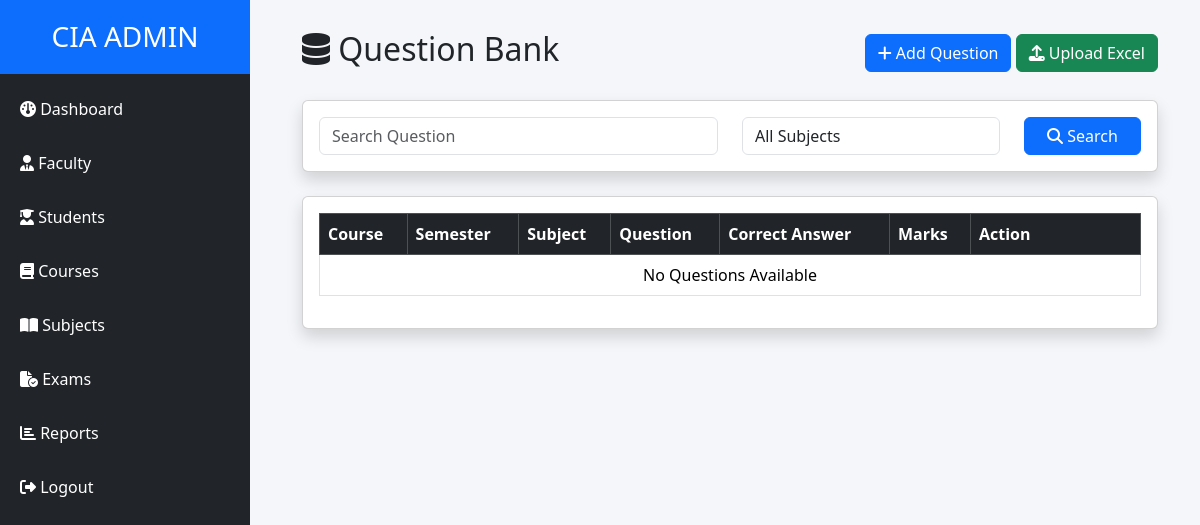
Page /admin-panel/question-bank/ (signed in) on the earlier database version.
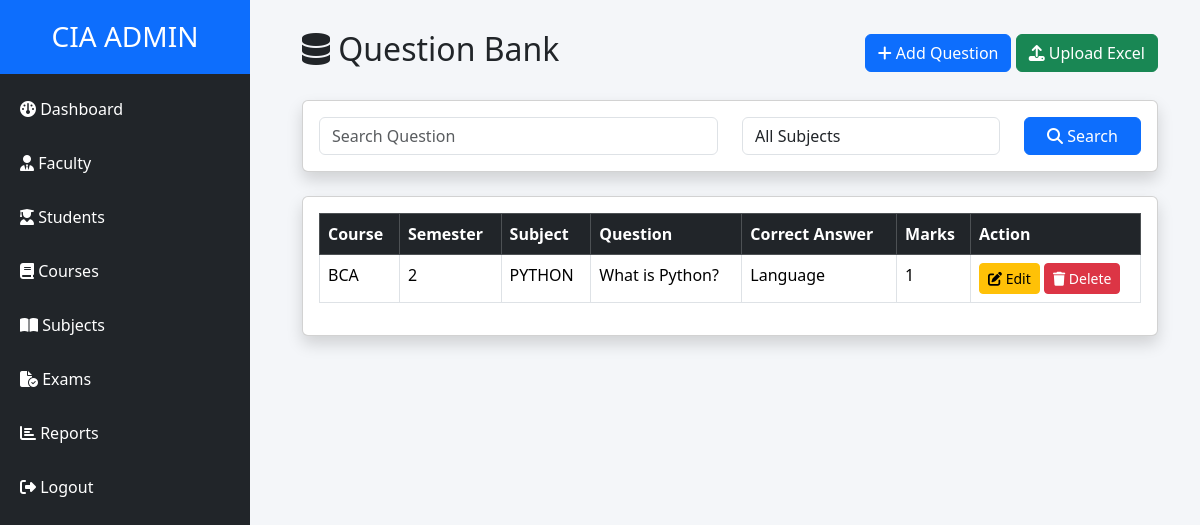
Same page on the later database version.
### quiz/models.py (models this page shows, shortened)
class Question(models.Model):
    subject = models.ForeignKey(
        Subject,
        on_delete=models.CASCADE
    )
    question_text = models.TextField()
    option1 = models.CharField(
        max_length=200
    )
    option2 = models.CharField(
        max_length=200
    )
    option3 = models.CharField(
        max_length=200
    )
    option4 = models.CharField(
        max_length=200
    )
    correct_answer = models.CharField(
        max_length=200
    )
    marks = models.IntegerField(
        default=1
    )

class Subject(models.Model):
    code = models.CharField(
        max_length=20,
        unique=True
    )
    name = models.CharField(
        max_length=100
    )
    course = models.ForeignKey(
        Course,
        on_delete=models.CASCADE
    )
    semester = models.IntegerField()

class Course(models.Model):
    name = models.CharField(
        max_length=100
    )
    def __str__(self):
        return self.name

### quiz/views.py (the view)
@login_required
@user_passes_test(is_admin)
def question_bank(request):
    questions = Question.objects.select_related(
        "subject",
        "subject__course"
    ).all().order_by("-id")
    search = request.GET.get("search")
    if search:
        questions = questions.filter(
            question_text__icontains=search
        )
    subjects = Subject.objects.all()
    subject_id = request.GET.get("subject")
    if subject_id:
        questions = questions.filter(
            subject_id=subject_id
        )
    return render(
        request,
        "admin_panel/question_bank.html",
        {
            "questions": questions,
            "subjects": subjects
        }
    )

### quiz/views.py (called while the page is built)
def is_admin(user):
    return user.is_staff or user.is_superuser

### quiz/templates/admin_panel/question_bank.html (shortened to what this page needs)
{% extends 'base_admin.html' %}
{% block content %}
<div class="container-fluid">
    <div class="d-flex justify-content-between align-items-center mb-4">
        <h2>
            <i class="fas fa-database"></i>
            Question Bank
        </h2>
        <div>
            <a href="{% url 'add_question' %}" class="btn btn-primary">
                <i class="fas fa-plus"></i>
                Add Question
            </a>
            <a href="{% url 'upload_questions' %}" class="btn btn-success">
                <i class="fas fa-upload"></i>
                Upload Excel
            </a>
        </div>
    </div>
    <div class="card shadow mb-4">
        <div class="card-body">
            <form method="GET">
                <div class="row">
                    <div class="col-md-6">
                        <input
                            type="text"
                            name="search"
                            value="{{ request.GET.search }}"
                            class="form-control"
                            placeholder="Search Question">
                    </div>
                    <div class="col-md-4">
                        <select
                            name="subject"
                            class="form-control">
                            <option value="">
                                All Subjects
                            </option>
                        </select>
                    </div>
                    <div class="col-md-2">
                        <button class="btn btn-primary w-100">
                            <i class="fas fa-search"></i>
                            Search
                        </button>
                    </div>
                </div>
            </form>
        </div>
    </div>
    <div class="card shadow">
        <div class="card-body">
            <table class="table table-bordered table-hover">
                <thead class="table-dark">
                    <tr>
                        <th>Course</th>
                        <th>Semester</th>
                        <th>Subject</th>
                        <th>Question</th>
                        <th>Correct Answer</th>
                        <th>Marks</th>
                        <th width="170">Action</th>
                    </tr>
                </thead>
                <tbody>
                    {% for q in questions %}
                    <tr>
                        <td>{{ q.subject.course }}</td>
                        <td>{{ q.subject.semester }}</td>
                        <td>{{ q.subject.name }}</td>
                        <td>{{ q.question_text|truncatechars:60 }}</td>
                        <td>{{ q.correct_answer }}</td>
                        <td>{{ q.marks }}</td>
                        <td>
                            <a
                                href="{% url 'edit_question' q.id %}"
                                class="btn btn-warning btn-sm">
                                <i class="fas fa-edit"></i>
                                Edit
                            </a>
                            <a
                                href="{% url 'delete_question' q.id %}"
                                class="btn btn-danger btn-sm"
                                onclick="return confirm('Delete this question?')">
                                <i class="fas fa-trash"></i>
                                Delete
                            </a>
                        </td>
                    </tr>
                    {% empty %}
                    <tr>
                        <td colspan="7" class="text-center">
                            No Questions Available
                        </td>
                    </tr>
                    {% endfor %}
                </tbody>
            </table>
        </div>
    </div>
</div>
{% endblock %}

### quiz/templates/base_admin.html (shortened to what this page needs)
<!DOCTYPE html>
<html lang="en">
<head>
<link href="https://cdn.jsdelivr.net/npm/bootstrap@5.3.3/dist/css/bootstrap.min.css" rel="stylesheet">
<link href="https://cdnjs.cloudflare.com/ajax/libs/font-awesome/6.5.2/css/all.min.css" rel="stylesheet">
</head>
<body>
<div class="sidebar">
<h3>CIA ADMIN</h3>
<a href="{% url 'admin_dashboard' %}">
<i class="fas fa-gauge"></i>
 Dashboard
</a>
<a href="{% url 'manage_faculty' %}">
<i class="fas fa-user-tie"></i>
 Faculty
</a>
<a href="{% url 'manage_students' %}">
<i class="fas fa-user-graduate"></i>
 Students
</a>
<a href="{% url 'manage_courses' %}">
<i class="fas fa-book"></i>
 Courses
</a>
<a href="{% url 'manage_subjects' %}">
<i class="fas fa-book-open"></i>
 Subjects
</a>
<a href="{% url 'manage_exams' %}">
<i class="fas fa-file-circle-check"></i>
 Exams
</a>
<a href="{% url 'admin_reports' %}">
<i class="fas fa-chart-bar"></i>
 Reports
</a>
<a href="{% url 'logout' %}">
<i class="fas fa-right-from-bracket"></i>
 Logout
</a>
</div>
<div class="content">
{% block content %}
{% endblock %}
</div>
</body>
</html>

### quiz/templates/base_admin.html (style rules this page uses)
body { background:#f4f6f9; }
.sidebar { position:fixed; width:250px; height:100vh; background:#212529; color:white; }
.sidebar h3 { padding:20px; text-align:center; background:#0d6efd; }
.sidebar a { display:block; color:white; padding:15px 20px; text-decoration:none; }
.content { margin-left:260px; padding:30px; }

Differences in the rows shown:
added Question: subject.course "BCA", subject.semester "2", subject.name "PYTHON", question_text "What is Python?", correct_answer "Language", marks "1"
Other differences:
text no longer shown: "No Questions Available"
